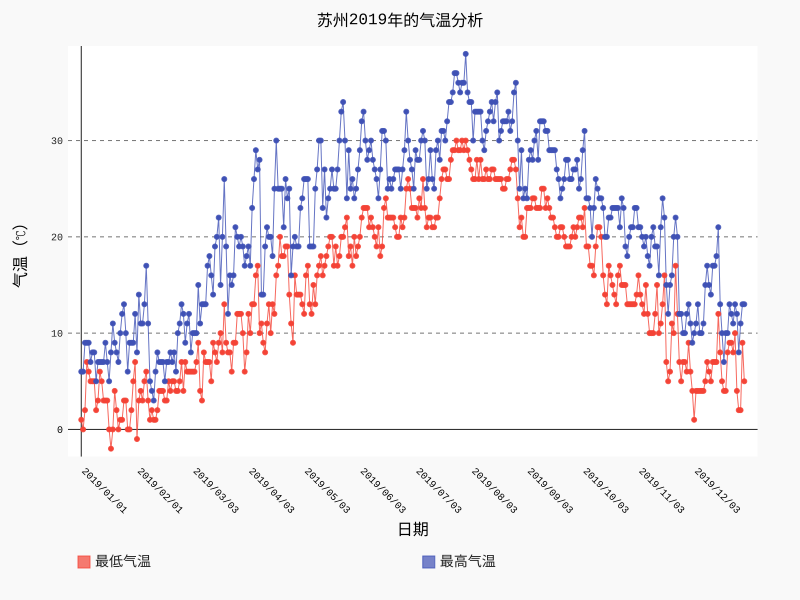

Reproduce this figure in Python.
import urllib.request
import re
import datetime
import pygal


def get_html(city, year, month):
    url = 'https://m.tianqi.com/lishi/%s/%s%s.html' % (city, year, month)
    request = urllib.request.Request(url)
    # 设置User-Agent头，避免产生403错误
    #request.add_header('User-Agent', 'Chrome/79.0.3945.130')
    request.add_header('User-Agent', 'Mozilla/5.0')
    return urllib.request.urlopen(request).read().decode('UTF-8')
# print(get_html('suzhou','2020','01'))


dates, highs, lows = [], [], []
city = 'suzhou'
year = '2019'
months = ['%02d' % i for i in range(1, 13)]
#months = ['01']
# 定义一个开始日期，用于判断数据是否缺少某天
prev_day = datetime.datetime(2018, 12, 31)

for month in months:
    # 下载网页源代码
    html = get_html(city, year, month)
    # 将网页源代码的空格去掉
    nospace_text = ''.join(html.split())
    # print(nospace_text)
    # 定义包含全部天气数据的div元素所对应的正则表达式

    pattern = re.compile(
        '<divclass="weatherbox">(.*?)</div><divclass="clearline1">')
    div_list = re.findall(pattern, nospace_text)
    # print(div_list[0])
    # 定义包含每日天气对于的dl元素所对应的正则表达式
    pattern1 = re.compile('<dlclass="table_day15">(.*?)</dl>')
    dls = re.findall(pattern1, div_list[0])
    # print(len(dls))
    # 再次遍历dls去获取每天的数据
    for dl in dls:
        # 日期对应正则表达式
        date_pattern = re.compile('<ddclass="date">(.*?)</dd>')
        date_dd = re.findall(date_pattern, dl)
        # 生成日期格式字符串
        d_str = year + "/" + date_dd[0][0:5]

        # 气温信息对应正则表达式
        temp_pattern = re.compile('<ddclass="txt2">(.*?)</dd>')
        temp_dd = re.findall(temp_pattern, dl)
        # print(temp_dd)

        # 最低气温信息对应正则表达式
        low_pattern = re.compile('^(.*?)~')
        low_li = re.findall(low_pattern, temp_dd[0])
        # print(low_li)

        # 最高气温信息对应正则表达式
        high_pattern = re.compile('<b>(.*?)</b>')
        high_li = re.findall(high_pattern, temp_dd[0])
        # print(high_li)

        try:
            cur_day = datetime.datetime.strptime(d_str, '%Y/%m/%d')
            # 得到最低气温和最高气温
            low = int(low_li[0])
            high = int(high_li[0])
        except ValueError:
            print(cur_day, '温度数据格式有错')
        else:
            # 数据清洗，判断是否差某一天
            diff = cur_day - prev_day

            # 如果两个日期之间的差值不是一天，说明丢失了数据
            if diff != datetime.timedelta(days=1):
                print('在%s之前丢失了%d天的数据' % (d_str, diff.days-1))

            dates.append(d_str)
            lows.append(low)
            highs.append(high)
            prev_day = cur_day

# 创建图（pygal.Line代表折线图）
bar = pygal.Line()
bar.title = '苏州%s年的气温分析' % year

# 添加数据
bar.add('最低气温', lows)
bar.add('最高气温', highs)

bar.x_labels = dates
# 设置x轴的主刻度
bar.x_labels_major = dates[::30]
# 设置不显示x轴上的小刻度（避免密密麻麻）
bar.show_minor_x_labels = False
bar.x_title = '日期'
bar.y_title = '气温（℃）'

# 设置x轴的标签旋转多少度
bar.x_label_rotation = 45
# 设置将图例放在下面
bar.legend_at_bottom = True
# 显示y轴的网格线
bar.show_y_guides = True
# 显示x轴的网格线
bar.show_x_guides = False

# 输出到图片
bar.render_to_file("Chapter_9/9-7/9-7.svg")
